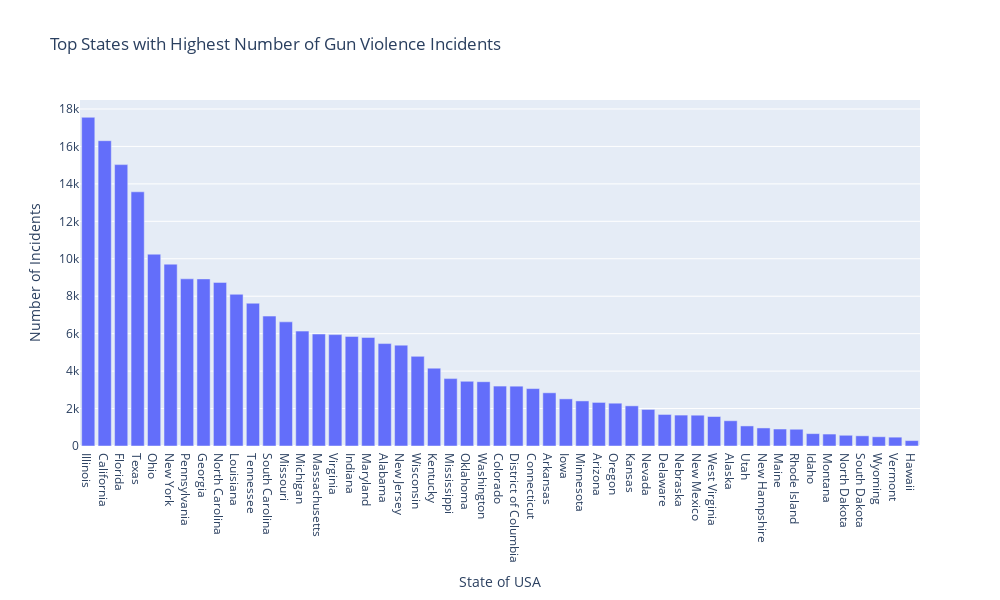

Notebook source saved alongside this figure:
### Markdown cell above
## Top States with Highest Number of Gun Violence Incidents

### Code cell
state = gun_violence_filtered.groupby("state")
state_incidents = state.count().sort_values(by="incident_id",ascending=False)["incident_id"]
state_killed = state.sum()["n_killed"]
state_injured = state.sum()["n_injured"]

trace = go.Bar(x = state_incidents.index, y = state_incidents,)

layout = dict(height=600, width=1000, title =  "Top States with Highest Number of Gun Violence Incidents",
              xaxis = dict(title = "State of USA"),
              yaxis = dict(title = "Number of Incidents"))

data = [trace]

fig = dict(data = data, layout=layout)
iplot(fig)

### Figure 1 — Plotly figure (JSON) as saved in the notebook; plotly's stock layout.template omitted (floating-point values rounded to 4 significant figures)
{"data": [{"type": "bar", "x": ["Illinois", "California", "Florida", "Texas", "Ohio", "New York", "Pennsylvania", "Georgia", "North Carolina", "Louisiana", "Tennessee", "South Carolina", "Missouri", "Michigan", "Massachusetts", "Virginia", "Indiana", "Maryland", "Alabama", "New Jersey", "Wisconsin", "Kentucky", "Mississippi", "Oklahoma", "Washington", "Colorado", "District of Columbia", "Connecticut", "Arkansas", "Iowa", "Minnesota", "Arizona", "Oregon", "Kansas", "Nevada", "Delaware", "Nebraska", "New Mexico", "West Virginia", "Alaska", "Utah", "New Hampshire", "Maine", "Rhode Island", "Idaho", "Montana", "North Dakota", "South Dakota", "Wyoming", "Vermont", "Hawaii"], "y": [17556, 16306, 15029, 13577, 10244, 9712, 8929, 8925, 8739, 8103, 7626, 6939, 6631, 6136, 5981, 5949, 5852, 5798, 5471, 5387, 4787, 4157, 3599, 3455, 3434, 3201, 3195, 3067, 2842, 2517, 2408, 2328, 2286, 2145, 1953, 1685, 1651, 1645, 1575, 1349, 1072, 964, 907, 895, 661, 638, 573, 544, 494, 472, 289]}], "layout": {"height": 600, "title": {"text": "Top States with Highest Number of Gun Violence Incidents"}, "width": 1000, "xaxis": {"title": {"text": "State of USA"}}, "yaxis": {"title": {"text": "Number of Incidents"}}}}
